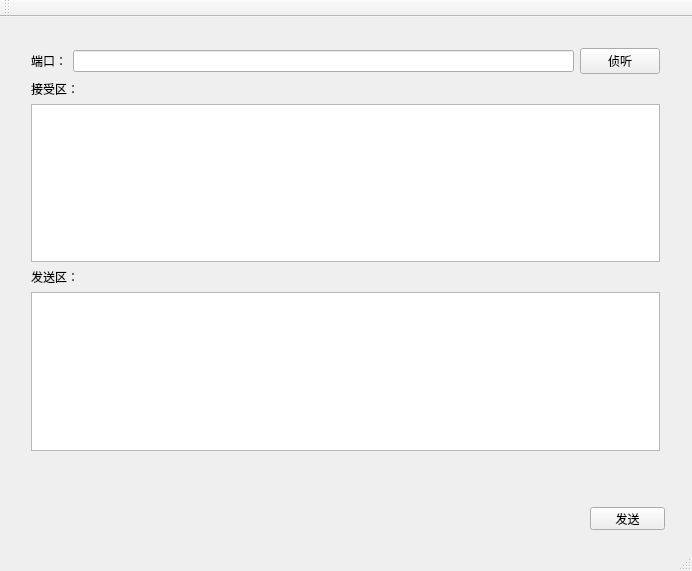
<?xml version="1.0" encoding="UTF-8"?>
<ui version="4.0">
 <class>MainWindow</class>
 <widget class="QMainWindow" name="MainWindow">
  <property name="geometry">
   <rect>
    <x>0</x>
    <y>0</y>
    <width>692</width>
    <height>571</height>
   </rect>
  </property>
  <property name="windowTitle">
   <string>MainWindow</string>
  </property>
  <widget class="QWidget" name="centralWidget">
   <widget class="QPushButton" name="pushButton_Send">
    <property name="geometry">
     <rect>
      <x>590</x>
      <y>490</y>
      <width>75</width>
      <height>23</height>
     </rect>
    </property>
    <property name="text">
     <string>发送</string>
    </property>
   </widget>
   <widget class="QWidget" name="layoutWidget">
    <property name="geometry">
     <rect>
      <x>20</x>
      <y>20</y>
      <width>651</width>
      <height>425</height>
     </rect>
    </property>
    <layout class="QVBoxLayout" name="verticalLayout_2">
     <item>
      <layout class="QHBoxLayout" name="horizontalLayout">
       <item>
        <widget class="QLabel" name="label">
         <property name="text">
          <string>端口：</string>
         </property>
        </widget>
       </item>
       <item>
        <widget class="QLineEdit" name="lineEdit_Port"/>
       </item>
       <item>
        <widget class="QPushButton" name="pushButton_Listen">
         <property name="text">
          <string>侦听</string>
         </property>
        </widget>
       </item>
      </layout>
     </item>
     <item>
      <layout class="QVBoxLayout" name="verticalLayout">
       <item>
        <widget class="QLabel" name="label_2">
         <property name="text">
          <string>接受区：</string>
         </property>
        </widget>
       </item>
       <item>
        <widget class="QTextEdit" name="textEdit_Recv"/>
       </item>
       <item>
        <widget class="QLabel" name="label_3">
         <property name="text">
          <string>发送区：</string>
         </property>
        </widget>
       </item>
       <item>
        <widget class="QTextEdit" name="textEdit_Send"/>
       </item>
      </layout>
     </item>
    </layout>
   </widget>
  </widget>
  <widget class="QMenuBar" name="menuBar">
   <property name="geometry">
    <rect>
     <x>0</x>
     <y>0</y>
     <width>692</width>
     <height>23</height>
    </rect>
   </property>
  </widget>
  <widget class="QToolBar" name="mainToolBar">
   <attribute name="toolBarArea">
    <enum>TopToolBarArea</enum>
   </attribute>
   <attribute name="toolBarBreak">
    <bool>false</bool>
   </attribute>
  </widget>
  <widget class="QStatusBar" name="statusBar"/>
 </widget>
 <layoutdefault spacing="6" margin="11"/>
 <resources/>
 <connections/>
</ui>
